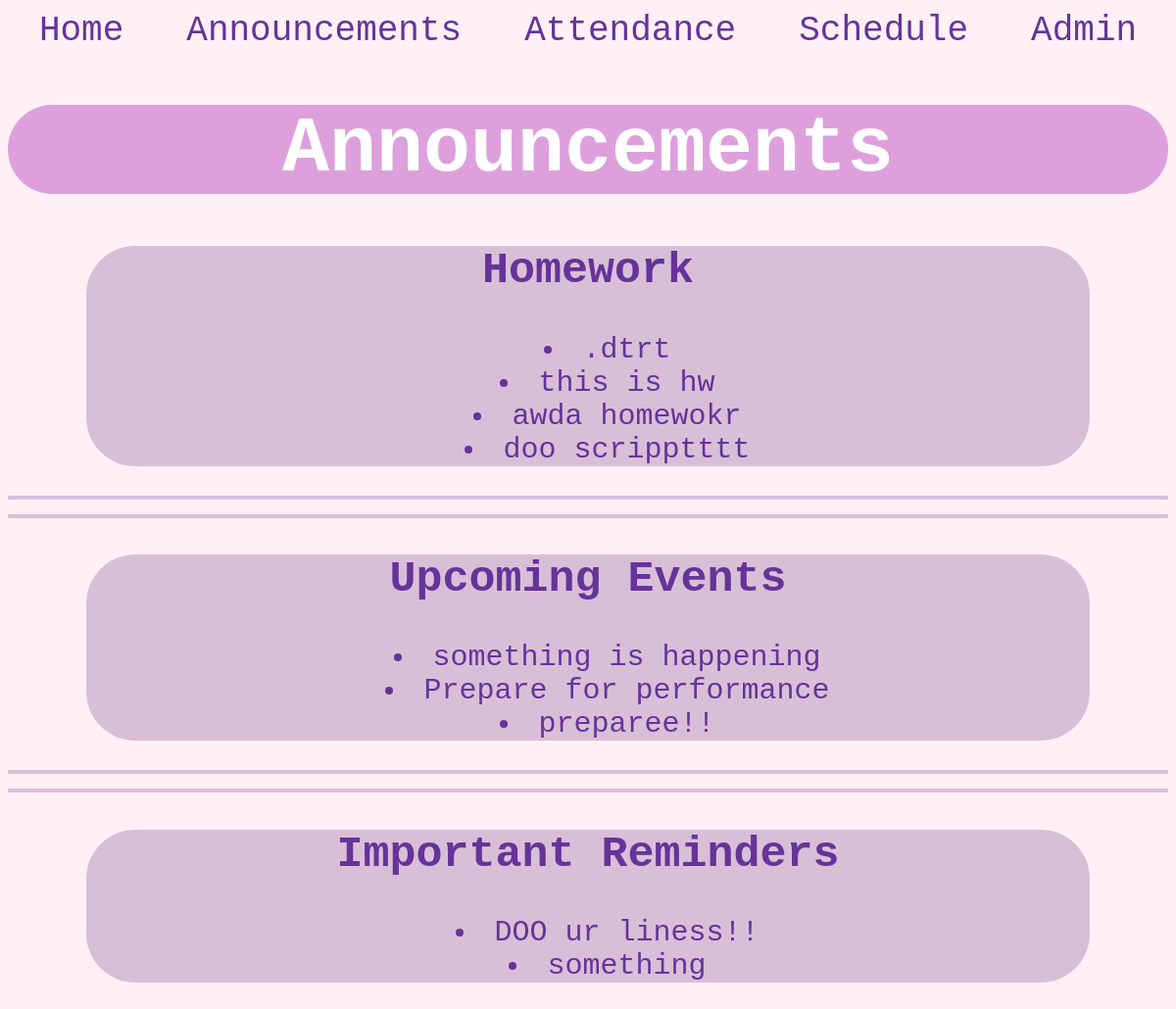
The page /announcements on the database its author committed.
### tables this page shows
CREATE TABLE `announcements` (
	`announcement_id`	INTEGER PRIMARY KEY AUTOINCREMENT,
	`type`	TEXT,
	`announcement`	TEXT
);

### main.py (the view)
@app.route("/announcements")
def announce():
    homeworks = opendb("SELECT announcement_id, announcement FROM announcements WHERE type = ?", ('homework',))
    events = opendb("SELECT announcement_id, announcement FROM announcements WHERE type = ?", ('event',))
    reminders = opendb("SELECT announcement_id, announcement FROM announcements WHERE type = ?", ('reminder',))
    return render_template("announce.html", homeworks=homeworks, events=events, reminders=reminders)

### main.py (called while the page is built)
def opendb(query, params=None):
    con = sqlite3.connect('activity_hub.db')
    cur = con.cursor()
    if params is None:
        cur.execute(query)
    else:
        cur.execute(query, params)
    res = cur.fetchall()
    con.close()
    return res

### templates/announce.html (shortened to what this page needs)
<!DOCTYPE HTML>
<html>
<head>
	<link rel="stylesheet" href="{{ url_for('static', filename='style.css') }}">
</head>
<body>
	<a href="{{ url_for('home') }}" style="text-decoration: none;">Home</a>
	<a href="{{ url_for('announce') }}" style="text-decoration: none;">Announcements</a>
	<a href="{{ url_for('attendance') }}" style="text-decoration: none;">Attendance</a>
	<a href="{{ url_for('schedule') }}" style="text-decoration: none;">Schedule</a>
	<a href="{{ url_for('admin') }}" style="text-decoration: none;">Admin</a>
	<h1>Announcements</h1>
<div class="announce">
	<div class="homework">
		<h2>Homework</h2>
		<ul>
			{% for homework in homeworks[::-1] %}
			<li>{{ homework[1] }}</li>
			{% endfor %}
		</ul>
	</div>
	<hr><hr>
	<div class="upcoming_events">
		<h2>Upcoming Events</h2>
		<ul>
			{% for event in events[::-1] %}
			<li>{{ event[1] }}</li>
			{% endfor %}
		</ul>
	</div>
	<hr><hr>
	<div class="imp_remind">
		<h2>Important Reminders</h2>
		<ul>
			{% for reminder in reminders[::-1] %}
			<li>{{ reminder[1] }}</li>
			{% endfor %}
		</ul>
	</div>
</div>
</body>
</html>

### static/style.css (style rules this page uses)
body { font-family: Courier New; background-color: lavenderblush; text-align: center; font-size: 40px; color: rebeccapurple; }
h1 { border: none; border-radius: 50px; background-color: plum; color: white; }
.announce { color: rebeccapurple; font-size: 30px; list-style-position: inside; }
.imp_remind { border: none; border-radius: 50px; background-color: thistle; margin: 0 80px; }
.upcoming_events { border: none; border-radius: 50px; background-color: thistle; margin: 0 80px; }
.homework { border: none; border-radius: 50px; background-color: thistle; margin: 0 80px; }
hr { border: none; height: 4px; background-color: thistle; width: 100%; }
a { font-size: 36px; color: rebeccapurple; margin-left: 20px; margin-right: 20px; }

### rows shown on the page
announcements: announcement ".dtrt"
announcements: announcement "this is hw"
announcements: announcement "awda homewokr"
announcements: announcement "doo scripptttt"
announcements: announcement "something is happening"
announcements: announcement "Prepare for performance"
announcements: announcement "preparee!!"
announcements: announcement "DOO ur liness!!"
announcements: announcement "something"
